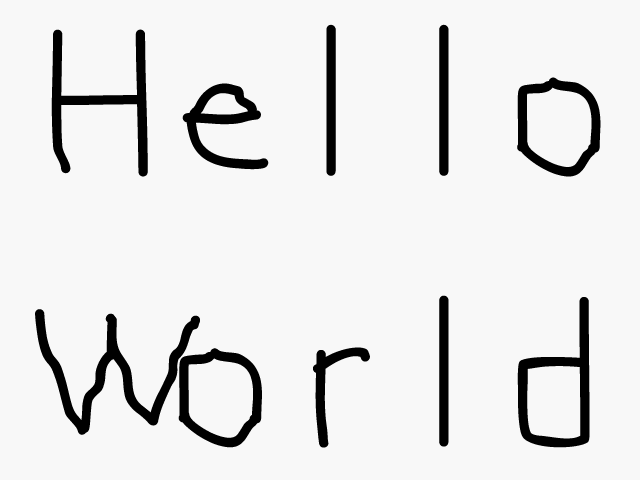
//> input picture snips/sdlImageBlit/hello.bmp, 640 x 480 px, given in place of the camera
$ ./hellocv   (built with g++ and OpenCV 4)
//> lines starting //> are read from the running program, lines starting //| are printed output that depends on the picture; after the words box and inside, x2 and y2 are one past the last pixel; in counts of white or black regions, pixels touching at a corner belong together
#include "opencv2/opencv.hpp"
#include <iostream>
#include <string>
using namespace std;
using namespace cv;

int main(int, char**)
{
	VideoCapture cap(0); //to use local webcam
	//VideoCapture cap("myfile.mp4"); // to use a file
  	if(!cap.isOpened()) {
    		cout << "outch" << endl;
		return -1;
	}
  	namedWindow("edges",1);

  	for(;;)  {
		double blurRadius1 = 10;
		double blurRadius2 = 5;
		double canny1  =4;
		double canny2 = 3;

		Mat frame;
		bool b;
		b = cap.read(frame);  //this also advances the frame
//> frame is the input picture: 480 rows x 640 cols, CV_8UC3; min 0, max 248, mean 229.1

		Mat grey;
		Mat channel[3];
		Mat blur;
		Mat edges;
		split(frame, channel);

		GaussianBlur(channel[1], blur, Size(5,5), blurRadius1, blurRadius2);
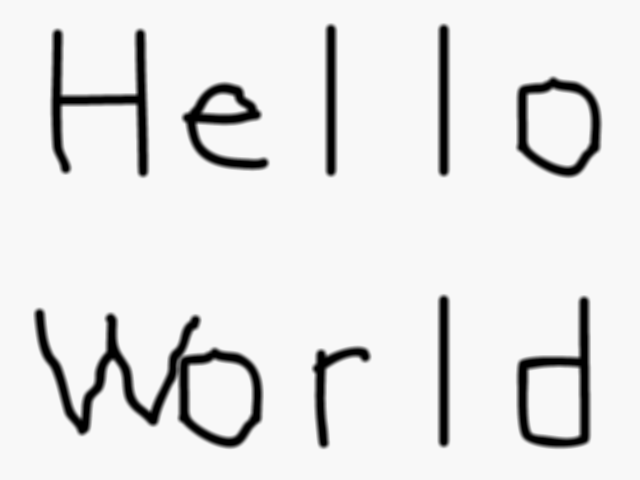
//> blur: 480 rows x 640 cols, CV_8UC1; min 0, max 248, mean 229.1
		Canny(blur, edges, 0, canny1, canny2);
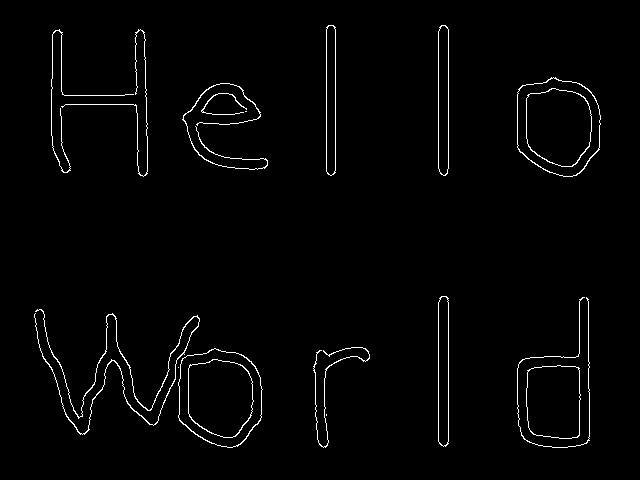
//> edges: 480 rows x 640 cols, CV_8UC1; 1.8% white in thin lines or dots, all inside (x1, y1, x2, y2) = (34, 25, 601, 448)

		Mat composite;
		double alpha = 0.5;
		double beta = 1-alpha;

		addWeighted(channel[1], alpha, edges, beta, 0.0, composite);
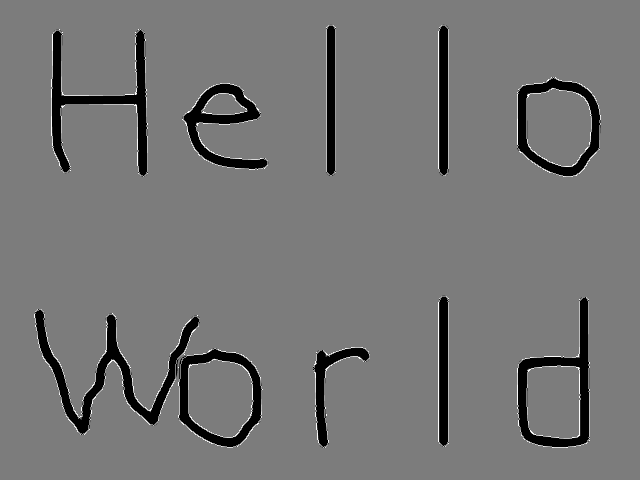
//> composite: 480 rows x 640 cols, CV_8UC1; min 0, max 252, mean 116.8
		imshow("foo", channel[1]);
		//imshow("foo1", composite);
		imshow("foo2", edges);

		if(waitKey(30) >= 0)
//> the Esc key is pressed
			break;
	}
  	return 0;
}
